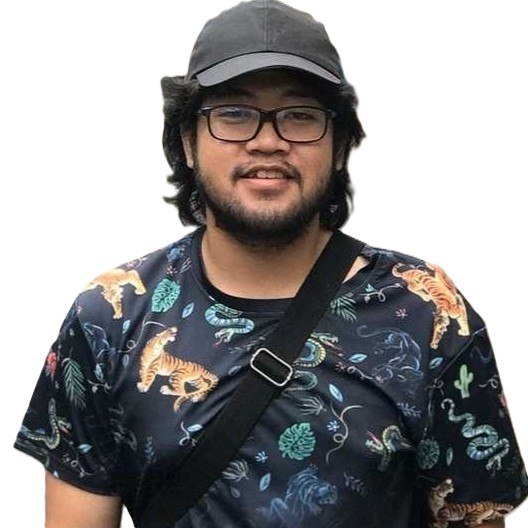
#> input picture assets/img/me.jpg, 528 x 528 px, found by its file name
$ python lowpoly.py
#> lines starting #> are read from the running program, lines starting #| are printed output that depends on the picture
#> in main, src is the input picture: PIL image 528x528 RGB; mean R, G, B 147.4, 146, 146.4
"""Generate the 3D low-poly portrait variants.

Pipeline: Sobel edge magnitude -> face/edge-weighted point sampling ->
Delaunay triangulation -> flat-fill each facet with its mean colour ->
directional shading (light-vector dot gradient, ~±8%) -> 1px separator.

Run from repo root:  python tools/lowpoly.py
Outputs into _lowpoly/ for the user to pick from (B1 natural / B2 palette-locked).
"""
import os
import numpy as np
from PIL import Image, ImageDraw
from scipy.spatial import Delaunay
from scipy.ndimage import sobel, gaussian_filter

SRC = "assets/img/me.jpg"
OUT = "_lowpoly"
FACET_COUNTS = [450, 800, 1400]
SEED = 42

# B2 palette (light -> dark) — porcelain + cobalt ramp.
PALETTE = [
    (247, 246, 242),  # porcelain
    (220, 231, 244),  # cobalt-soft
    (169, 194, 224),
    (123, 145, 184),
    (83, 109, 158),
    (31, 78, 140),    # cobalt
    (22, 58, 107),    # cobalt-deep
    (15, 47, 87),     # field
]


def rgb_to_hex(c):
    r, g, b = (int(np.clip(v, 0, 255)) for v in c)
    return f"#{r:02x}{g:02x}{b:02x}"


def sobel_fields(img):
    gray = 0.299 * img[:, :, 0] + 0.587 * img[:, :, 1] + 0.114 * img[:, :, 2]
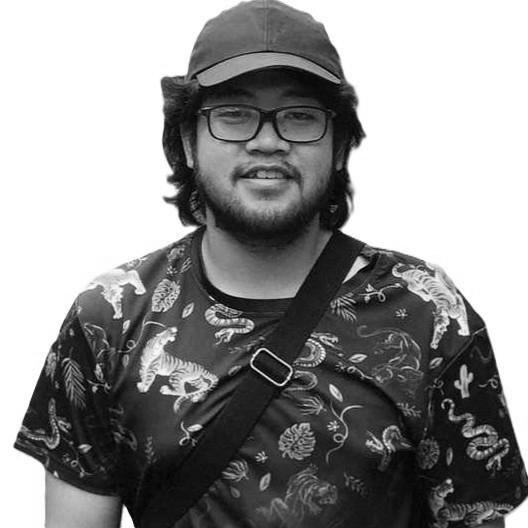
#> gray: shape (528, 528) float64; min 0, max 255, mean 146.4
    gx = sobel(gray, axis=1)
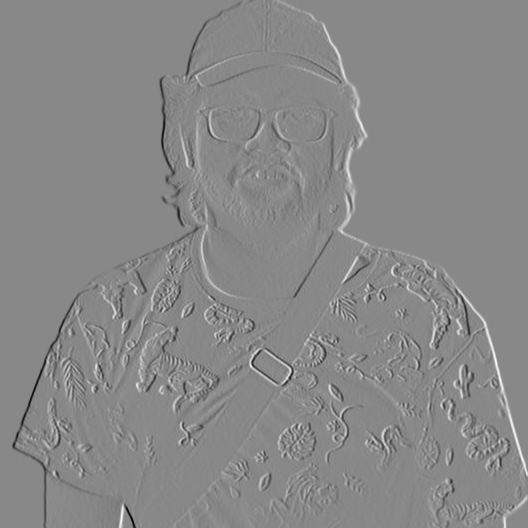
#> gx: shape (528, 528) float64; min -928.2, max 806.1, mean -0.1; drawn with min black and max white
    gy = sobel(gray, axis=0)
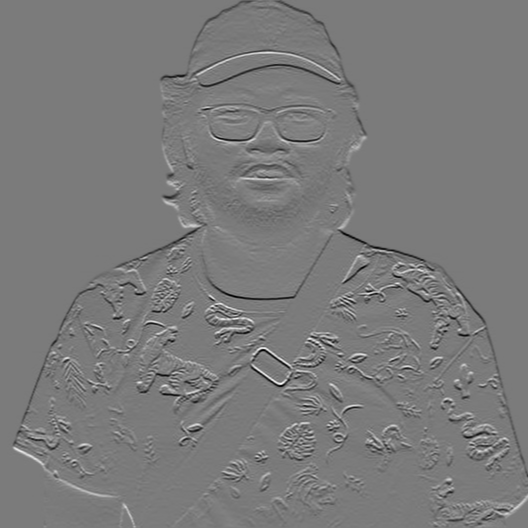
#> gy: shape (528, 528) float64; min -772, max 824.4, mean -2.5; drawn with min black and max white
    mag = np.hypot(gx, gy)
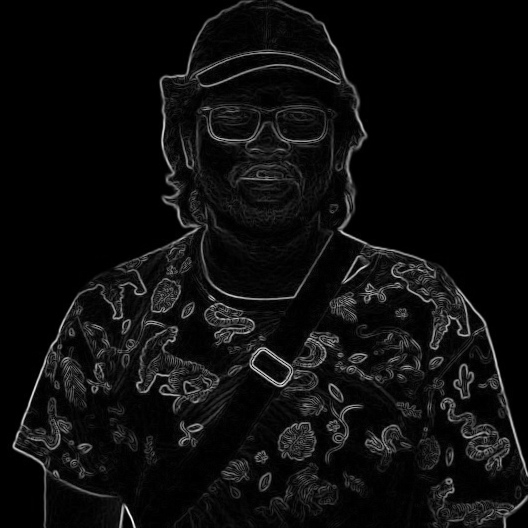
#> mag: shape (528, 528) float64; min 0, max 1005.5, mean 53.9; drawn with min black and max white
    return gray, gx, gy, mag


def sample_points(h, w, n, mag, rng):
    pts = [(0, 0), (w - 1, 0), (0, h - 1), (w - 1, h - 1),
           (w // 2, 0), (w // 2, h - 1), (0, h // 2), (w - 1, h // 2)]
    # Face gaussian (denser across the face, assumed upper-centre).
    yy, xx = np.mgrid[0:h, 0:w]
    face = np.exp(-(((xx - w * 0.5) / (w * 0.24)) ** 2 +
                    ((yy - h * 0.42) / (h * 0.26)) ** 2))
    # Edge-weighted + face-weighted probability field.
    prob = mag / (mag.max() + 1e-6) + 1.6 * face + 0.15
    prob = prob ** 1.4
    prob /= prob.sum()
    flat = prob.flatten()
    idx = rng.choice(h * w, size=n, replace=False, p=flat)
    pts += [(int(i % w), int(i // w)) for i in idx]
    return np.array(pts)


def facet_stats(img, tri_pts, gx, gy, w, h):
    xs = [p[0] for p in tri_pts]
    ys = [p[1] for p in tri_pts]
    x0, x1 = int(min(xs)), int(max(xs))
    y0, y1 = int(min(ys)), int(max(ys))
    mask = Image.new("L", (max(1, x1 - x0 + 1), max(1, y1 - y0 + 1)), 0)
    d = ImageDraw.Draw(mask)
    d.polygon([(x - x0, y - y0) for x, y in tri_pts], fill=255)
    m = np.array(mask) > 0
    region = img[y0:y1 + 1, x0:x1 + 1][m]
    if region.size == 0:
        return np.array([255.0, 255.0, 255.0]), (0.0, 0.0)
    mean = region.mean(axis=0)
    cx, cy = int(np.mean(xs)), int(np.mean(ys))
    cx = min(w - 1, max(0, cx))
    cy = min(h - 1, max(0, cy))
    grad = (gx[cy, cx], gy[cy, cx])
    return mean, grad


def lowpoly(img, gx, gy, mag, n_points, palette=None, shade=0.08, sep=0.15):
    h, w = img.shape[:2]
    rng = np.random.default_rng(SEED)
    pts = sample_points(h, w, n_points, mag, rng)
    tri = Delaunay(pts)
    out = Image.new("RGB", (w, h), (255, 255, 255))
    draw = ImageDraw.Draw(out)
    light = np.array([-0.5, -0.5])
    light = light / (np.linalg.norm(light) + 1e-6)

    for s in tri.simplices:
        tri_pts = [(int(x), int(y)) for x, y in pts[s]]
        mean, grad = facet_stats(img, tri_pts, gx, gy, w, h)
        if palette is not None:
            lum = 0.299 * mean[0] + 0.587 * mean[1] + 0.114 * mean[2]
            # map luminance (0..255) into palette index
            t = np.clip(lum / 255.0, 0.0, 1.0)
            idx = int(t * (len(palette) - 1) + rng.uniform(-0.4, 0.4))
            idx = max(0, min(len(palette) - 1, idx))
            color = np.array(palette[idx], dtype=float)
        else:
            color = mean
        # Directional shading from local gradient.
        gn = np.linalg.norm(grad) + 1e-6
        d = np.dot(np.array(grad) / gn, light)
        color = color * (1.0 + d * shade)
        fill = rgb_to_hex(color)
        # 1px separator at `sep` opacity: draw a slightly darker outline.
        sep_rgb = tuple(int(v * (1 - sep)) for v in color)
        draw.polygon(tri_pts, fill=fill, outline=sep_rgb)
    return out


def save_pair(img, base):
    img.save(f"{base}.png")
    img.save(f"{base}.webp", "WEBP", quality=88, method=6)
    return f"{base}.webp"


def main():
    os.makedirs(OUT, exist_ok=True)
    src = Image.open(SRC).convert("RGB")
    base = np.array(src).astype(np.float64)
    gray, gx, gy, mag = sobel_fields(base)
    h, w = base.shape[:2]
#> h = 528; w = 528

    for n in FACET_COUNTS:
        for variant, palette in [("b1", None), ("b2", PALETTE)]:
            img = lowpoly(base, gx, gy, mag, n, palette=palette)
            # 2x retina upscale
            img2x = img.resize((w * 2, h * 2), Image.LANCZOS)
            p = save_pair(img, f"{OUT}/lowpoly-{variant}-{n}")
            img2x.save(f"{OUT}/lowpoly-{variant}-{n}@2x.webp", "WEBP", quality=88, method=6)
            img2x.save(f"{OUT}/lowpoly-{variant}-{n}@2x.png")
            kb = os.path.getsize(p) / 1024
            print(f"{variant} n={n}: {p} ({kb:.1f} KB)")
#> this loop made 3 passes
#> pass 1, in sample_points, `prob = mag / (mag.max() + 1e-6) + 1.6 * face + 0.15`:
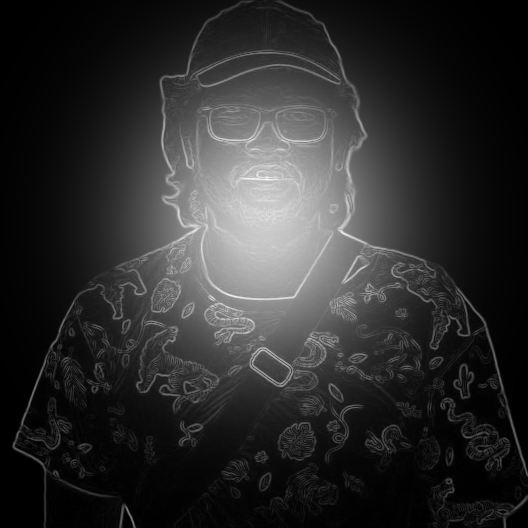
#> prob: shape (528, 528) float64; min 0.15, max 2.18, mean 0.513; drawn with min black and max white
#> pass 1, in sample_points, `prob = prob ** 1.4`:
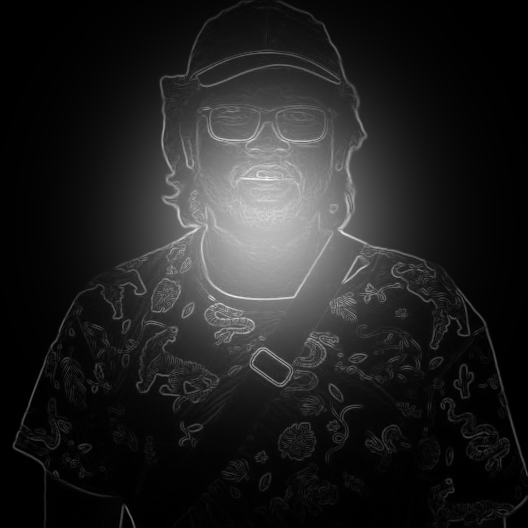
#> prob: shape (528, 528) float64; min 0.0703, max 2.97, mean 0.458; drawn with min black and max white
#> after the loop:
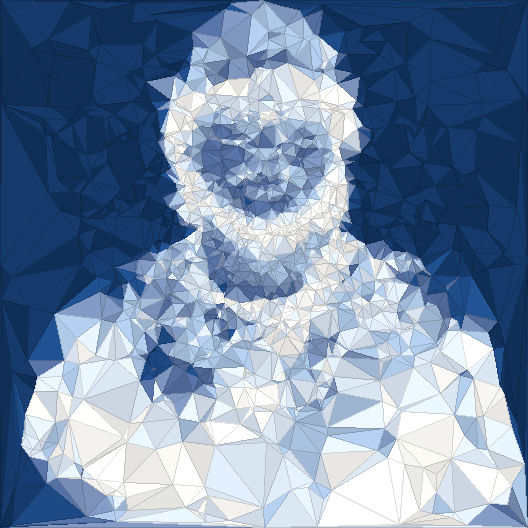
#> img: PIL image 528x528 RGB; mean R, G, B 116.5, 138.6, 167.6


if __name__ == "__main__":
    main()
